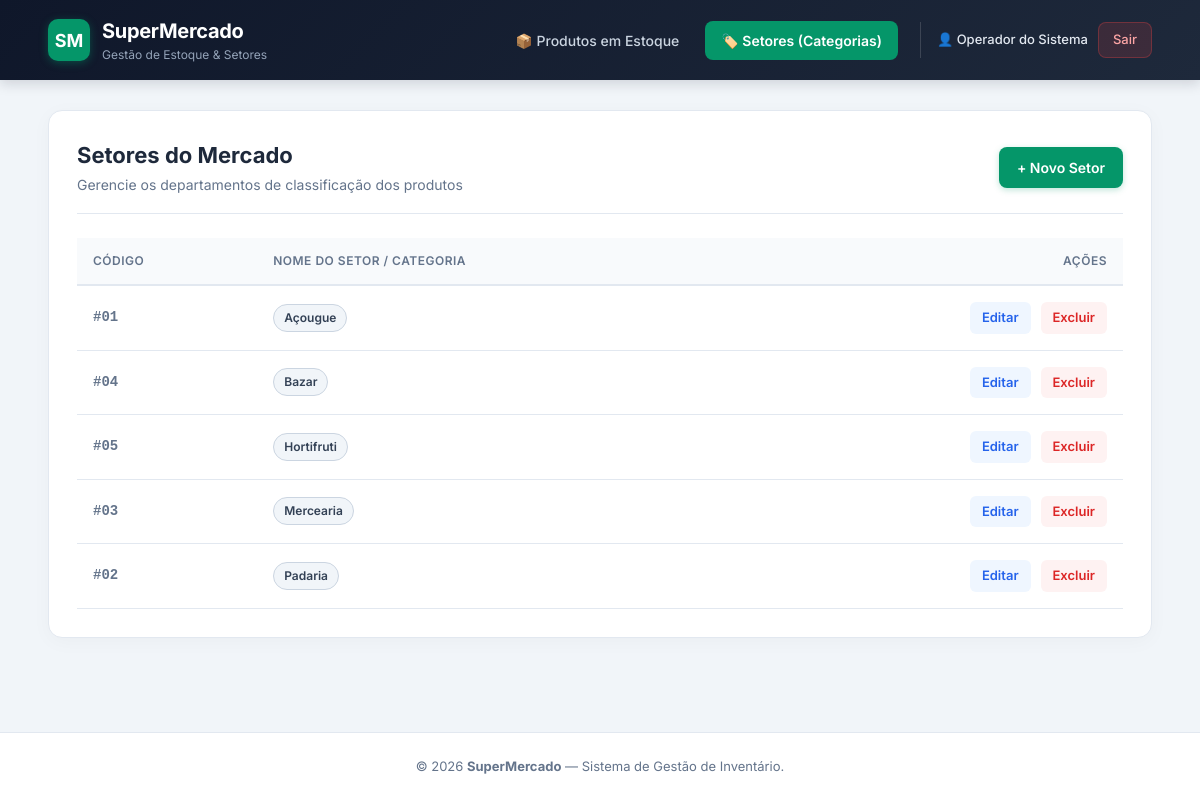
The page /public/index.php?page=categorias (signed in) on the database its author committed.
### tables this page shows
CREATE TABLE IF NOT EXISTS `categorias` (
    `id` INT(11) NOT NULL AUTO_INCREMENT,
    `nome` VARCHAR(255) NOT NULL,
    PRIMARY KEY (`id`)
);

### controllers/CategoriaController.php (called while the page is built, shortened)
<?php
include_once __DIR__ . '/../config/database.php';
include_once __DIR__ . '/../models/Categoria.php';
class CategoriaController {
    private $categoria;
    public function __construct() {
        $database = new Database();
        $this->conn = $database->getConnection();
        $this->categoria = new Categoria($this->conn);
    }
    public function index() {
        $stmt = $this->categoria->read();
        $num = $stmt->rowCount();
        return ['stmt' => $stmt, 'num' => $num];
    }
}
?>

### config/database.php (called while the page is built, shortened)
<?php
class Database {
    private $host = "localhost";
    private $db_name = "estoque_mercado_db";
    private $username = "root";
    private $password = "";
    public function getConnection(){
        $this->conn = null;
        try{
            $this->conn = new PDO("mysql:host=" . $this->host . ";dbname=" . $this->db_name, $this->username, $this->password);
            $this->conn->exec("set names utf8");
        }catch(PDOException $exception){
            echo "Erro de conexão: " . $exception->getMessage();
        }
        return $this->conn;
    }
}
?>

### models/Categoria.php (called while the page is built, shortened)
<?php
class Categoria {
    private $conn;
    private $table_name = "categorias";
    public function __construct($db){
        $this->conn = $db;
    }
    function read(){
        $query = "SELECT id, nome FROM " . $this->table_name . " ORDER BY nome";
        $stmt = $this->conn->prepare($query);
        $stmt->execute();
        return $stmt;
    }
}
?>

### views/categorias/index_cat.php (the view)
<?php
include_once __DIR__ . '/../../controllers/CategoriaController.php';
$controller = new CategoriaController();
$data = $controller->index();
$stmt = $data['stmt'];
$num = $data['num'];
include __DIR__ . '/../../views/includes/header.php';
?>
<div class="page-header">
    <div>
        <h2>Setores do Mercado</h2>
        <p class="subtitle">Gerencie os departamentos de classificação dos produtos</p>
    </div>
    <a href="/estoque_mercado/public/index.php?page=categorias&action=create" class="btn btn-primary">+ Novo Setor</a>
</div>
<?php if($num > 0): ?>
    <div class="table-responsive">
        <table class="modern-table">
            <thead>
                <tr>
                    <th>Código</th>
                    <th>Nome do Setor / Categoria</th>
                    <th class="text-right">Ações</th>
                </tr>
            </thead>
            <tbody>
            <?php while ($row = $stmt->fetch(PDO::FETCH_ASSOC)):
                extract($row);
            ?>
                <tr>
                    <td class="col-id">#<?php echo str_pad($id, 2, '0', STR_PAD_LEFT); ?></td>
                    <td class="col-desc"><span class="badge badge-category"><?php echo htmlspecialchars($nome); ?></span></td>
                    <td class="col-actions">
                        <a href="/estoque_mercado/public/index.php?page=categorias&action=edit&id=<?php echo $id; ?>" class="btn btn-sm btn-edit">Editar</a>
                        <a href="/estoque_mercado/public/index.php?page=categorias&action=delete&id=<?php echo $id; ?>" class="btn btn-sm btn-delete" onclick="return confirm('Atenção: Excluir um setor apagará também os produtos vinculados a ele. Continuar?');">Excluir</a>
                    </td>
                </tr>
            <?php endwhile; ?>
            </tbody>
        </table>
    </div>
<?php else: ?>
    <div class="empty-state">
        <p>Nenhum setor cadastrado.</p>
    </div>
<?php endif; ?>
<?php include __DIR__ . '/../../views/includes/footer.php'; ?>

### public/css/style.css (style rules this page uses)
:root { --bg-body: #f1f5f9; --bg-card: #ffffff; --topbar-bg: #0f172a; --primary: #059669; --primary-hover: #047857; --text-main: #1e293b; --text-muted: #64748b; --border-color: #e2e8f0; --edit-bg: #eff6ff; --edit-text: #2563eb; --delete-bg: #fef2f2; --delete-text: #dc2626; }
* { box-sizing: border-box; margin: 0; padding: 0; }
body { font-family: 'Inter', -apple-system, BlinkMacSystemFont, "Segoe UI", Roboto, sans-serif; background-color: var(--bg-body); color: var(--text-main); line-height: 1.5; display: flex; flex-direction: column; min-height: 100vh; }
.page-header { display: flex; justify-content: space-between; align-items: center; margin-bottom: 24px; padding-bottom: 18px; border-bottom: 1px solid var(--border-color); flex-wrap: wrap; gap: 15px; }
.page-header h2 { font-size: 22px; font-weight: 700; color: var(--text-main); }
.subtitle { font-size: 14px; color: var(--text-muted); margin-top: 2px; }
.btn { display: inline-flex; align-items: center; justify-content: center; padding: 10px 18px; font-size: 14px; font-weight: 600; border-radius: 8px; text-decoration: none; cursor: pointer; border: none; transition: all 0.2s ease; }
.btn-primary { background-color: var(--primary); color: #ffffff; box-shadow: 0 2px 6px rgba(5, 150, 105, 0.25); }
.btn-sm { padding: 6px 12px; font-size: 13px; border-radius: 6px; }
.btn-edit { background-color: var(--edit-bg); color: var(--edit-text); }
.btn-delete { background-color: var(--delete-bg); color: var(--delete-text); }
.table-responsive { overflow-x: auto; }
.modern-table { width: 100%; border-collapse: collapse; text-align: left; }
.modern-table thead th { background-color: #f8fafc; color: var(--text-muted); font-size: 12px; font-weight: 600; text-transform: uppercase; letter-spacing: 0.5px; padding: 14px 16px; border-bottom: 2px solid var(--border-color); }
.modern-table tbody td { padding: 16px; border-bottom: 1px solid var(--border-color); font-size: 14px; vertical-align: middle; }
.col-id { color: var(--text-muted); font-family: monospace; font-weight: 600; }
.col-actions, .text-right { text-align: right; white-space: nowrap; }
.col-actions .btn { margin-left: 6px; }
.badge { display: inline-block; padding: 4px 10px; font-size: 12px; font-weight: 600; border-radius: 999px; }
.badge-category { background-color: #f1f5f9; color: #334155; border: 1px solid #cbd5e1; }

### rows shown on the page
categorias: id "01", nome "Açougue"
categorias: id "04", nome "Bazar"
categorias: id "05", nome "Hortifruti"
categorias: id "03", nome "Mercearia"
categorias: id "02", nome "Padaria"

### other values the page prints
$nome_operador "Operador do Sistema"
